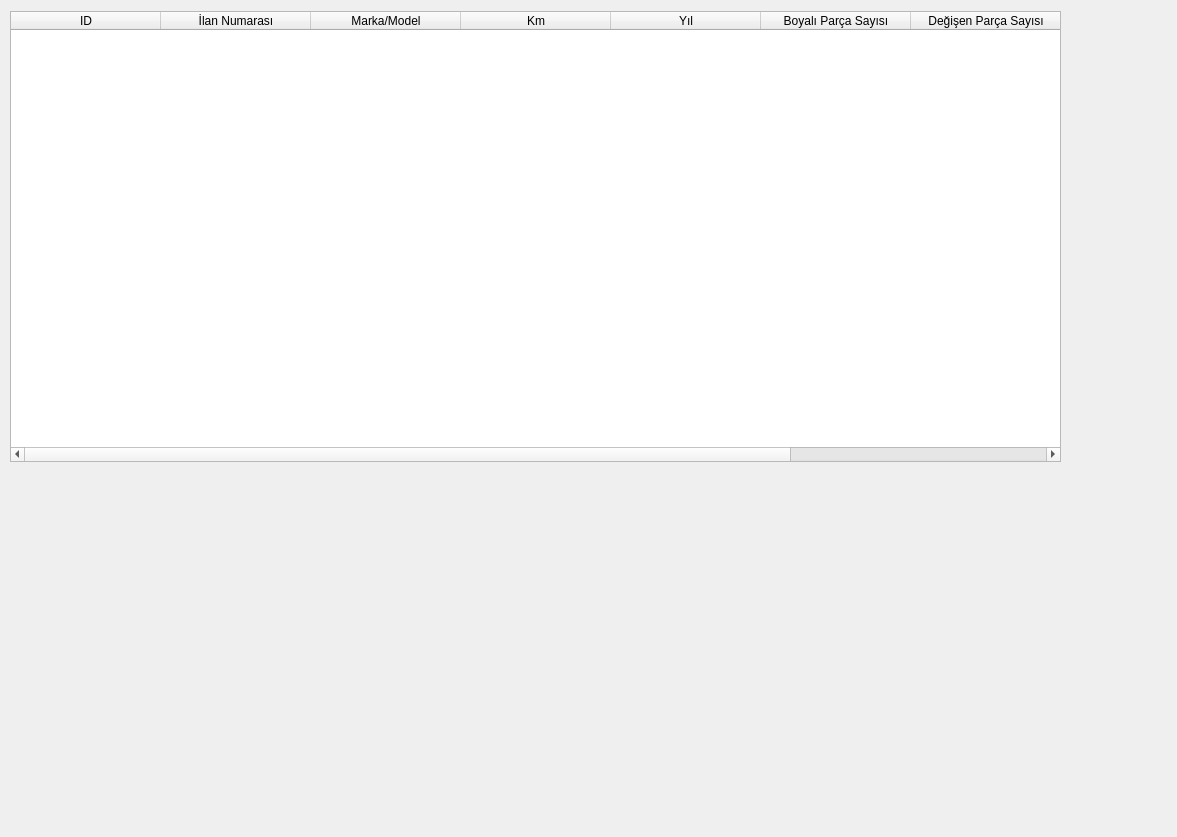
<?xml version="1.0" encoding="UTF-8"?>
<ui version="4.0">
 <class>CarList_Widget</class>
 <widget class="QWidget" name="CarList_Widget">
  <property name="geometry">
   <rect>
    <x>0</x>
    <y>0</y>
    <width>1177</width>
    <height>837</height>
   </rect>
  </property>
  <property name="windowTitle">
   <string>Araç Listesi</string>
  </property>
  <widget class="QTableWidget" name="tableWidget">
   <property name="geometry">
    <rect>
     <x>10</x>
     <y>11</y>
     <width>1051</width>
     <height>451</height>
    </rect>
   </property>
   <attribute name="horizontalHeaderDefaultSectionSize">
    <number>150</number>
   </attribute>
   <column>
    <property name="text">
     <string>ID</string>
    </property>
   </column>
   <column>
    <property name="text">
     <string>İlan Numarası</string>
    </property>
   </column>
   <column>
    <property name="text">
     <string>Marka/Model</string>
    </property>
   </column>
   <column>
    <property name="text">
     <string>Km</string>
    </property>
   </column>
   <column>
    <property name="text">
     <string>Yıl</string>
    </property>
   </column>
   <column>
    <property name="text">
     <string>Boyalı Parça Sayısı</string>
    </property>
   </column>
   <column>
    <property name="text">
     <string>Değişen Parça Sayısı</string>
    </property>
   </column>
   <column>
    <property name="text">
     <string>Araç Skoru</string>
    </property>
   </column>
  </widget>
 </widget>
 <resources/>
 <connections/>
</ui>
